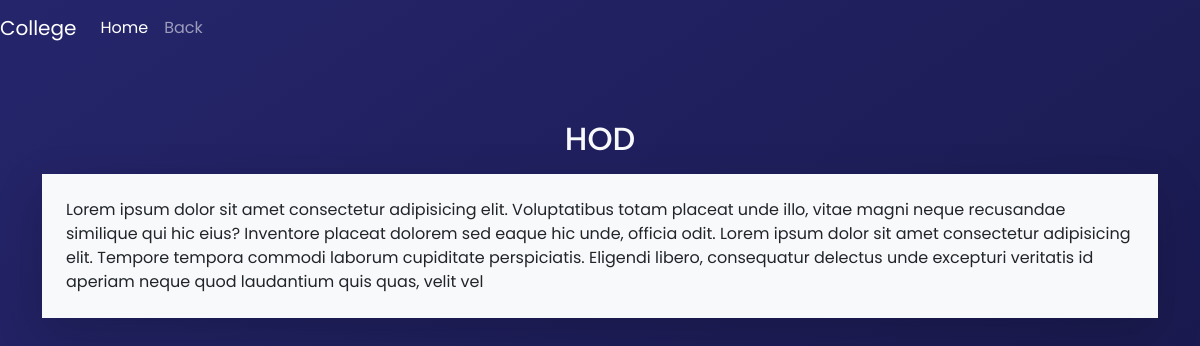
/viewhod, run on an earlier commit of the app's database.
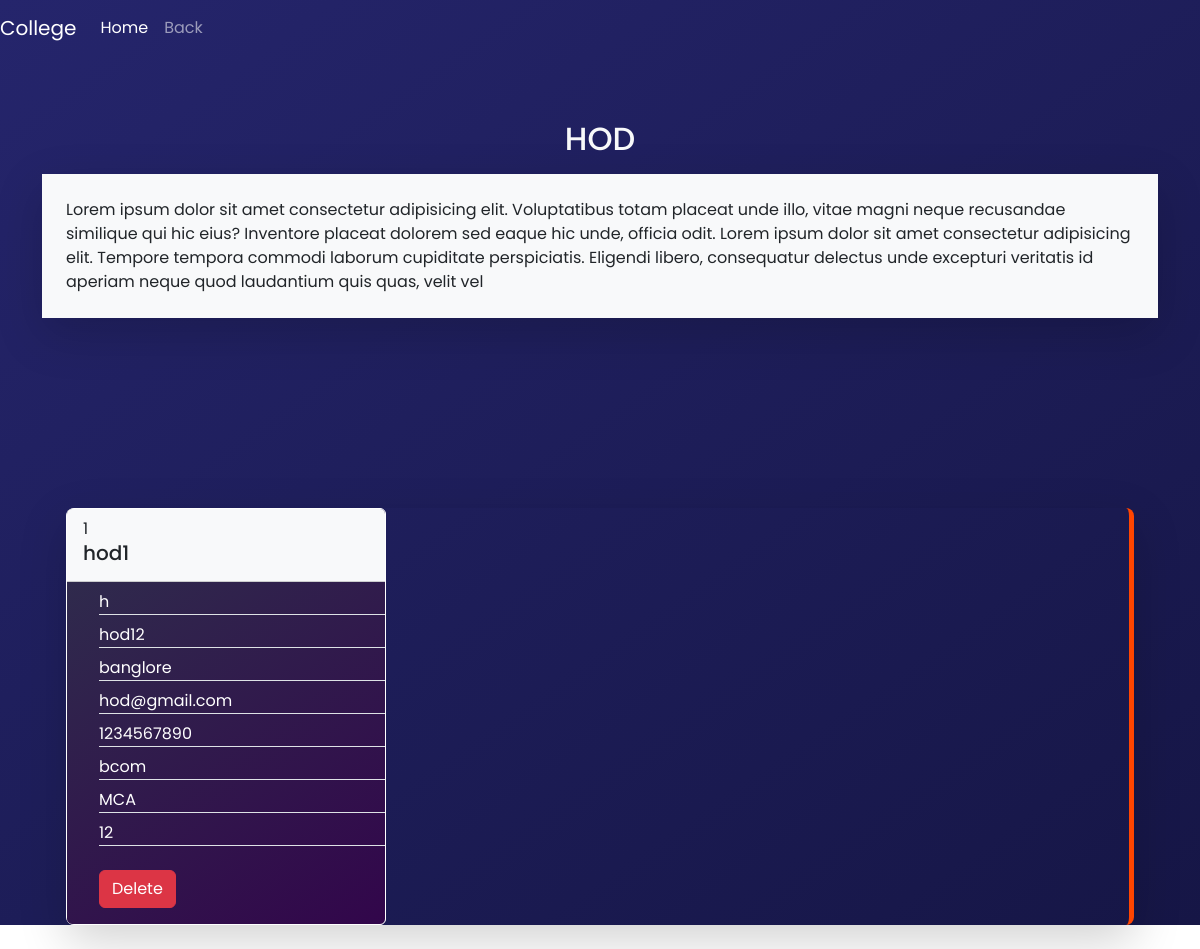
And on a later commit of the database.
### mycollege/models.py (models this page shows, shortened)
class Hod(models.Model):
    user=models.ForeignKey(User,on_delete=models.CASCADE)
    first_name=models.CharField(max_length=200)
    second_name=models.CharField(max_length=200)
    user_name=models.CharField(max_length=200)
    address=models.CharField(max_length=200)
    email=models.CharField(max_length=200)
    phone=models.IntegerField()
    department=models.CharField(max_length=200)
    password=models.CharField(max_length=200)
    password1=models.CharField(max_length=200)
    qualification=models.CharField(max_length=200)
    experience=models.IntegerField()
    status=models.CharField(max_length=200)
    role=models.CharField(max_length=200)

### mycollege/views.py (the view)
# urls.py: path('viewhod',views.view_hod,name='viewhod'),
def view_hod(request):
    hod_data = Hod.objects.all()
    return render(request, 'viewhod.html', {'data': hod_data})

### mycollege/templates/viewhod.html (shortened to what this page needs)
<!DOCTYPE html>
{% load static %}
<html lang="en">
<head>
    <link href="https://cdn.jsdelivr.net/npm/bootstrap@5.2.3/dist/css/bootstrap.min.css" rel="stylesheet"
>
    <link rel="stylesheet" href="https://cdnjs.cloudflare.com/ajax/libs/font-awesome/4.7.0/css/font-awesome.min.css">
    <link rel="stylesheet" href="{% static '/style.css' %}">
</head>
<body>
    <div class="view-hod-main font-family">
        <div>
            <nav class="navbar navbar-expand-lg navbar-dark conatiner-fluid">
                <a class="navbar-brand" href="#">College</a>
                <div class="collapse navbar-collapse" id="navbarNavAltMarkup">
                    <div class="navbar-nav">
                        <a class="nav-item nav-link active" href="{% url 'index' %}">Home </a>
                        <a class="nav-item nav-link" href="{% url 'adminp' %}">Back</a>
                    </div>
                </div>
            </nav>
        </div>
        <div class="view">
            <div class="container view-container mt-5">
                <h2 class="text-center pb-2 text-light pt-3 ">HOD</h2>
                <p class="p-4 shadow-lg bg-light">Lorem ipsum dolor sit amet consectetur adipisicing elit. Voluptatibus
                    totam placeat unde illo, vitae magni neque recusandae similique qui hic eius? Inventore placeat
                    dolorem sed eaque hic unde, officia odit. Lorem ipsum dolor sit amet consectetur adipisicing elit.
                    Tempore tempora commodi laborum cupiditate perspiciatis. Eligendi libero, consequatur delectus unde
                    excepturi veritatis id aperiam neque quod laudantium quis quas, velit vel</p>
                <div class="row" style="height: 150px;">
                </div>
                <div class="overflow m-4 shadow-lg">
                    {% for i in data %}
                    {% if i.status == '1' %}
                    <div class="col-lg-4 col-md-6">
                        <div class="card card-view" style="width: 20rem;">
                            <div class="card-header bg-light text-dark">
                                <label>{{forloop.counter}}</label>
                                <h5> {{i.first_name}}</h5>
                            </div>
                            <ul class="">
                                <li class="list-group-item border-bottom mt-2">{{i.second_name}}</li>
                                <li class="list-group-item border-bottom mt-2">{{i.user_name}}</li>
                                <li class="list-group-item border-bottom mt-2">{{i.address}}</li>
                                <li class="list-group-item border-bottom mt-2">{{i.email}}</li>
                                <li class="list-group-item border-bottom mt-2">{{i.phone}}</li>
                                <li class="list-group-item border-bottom mt-2">{{i.department}}</li>
                                <li class="list-group-item border-bottom mt-2">{{i.qualification}}</li>
                                <li class="list-group-item border-bottom mt-2">{{i.experience}}</li>
                                <li class="list-group-item  mt-4"><a href="{% url 'delhod' i.id %}"
                                        class="btn btn-danger">Delete</a></li>
                            </ul>
                        </div>
                    </div>
                    {% endif %}
                    {% endfor %}
                </div>
            </div>
        </div>
    </div>
</body>
</html>

What changed in the data, as far as the page shows it:
added Hod: first_name "hod1", second_name "h", user_name "hod12", address "banglore", email "hod@gmail.com", phone "1234567890", department "bcom", qualification "MCA", experience "12"
